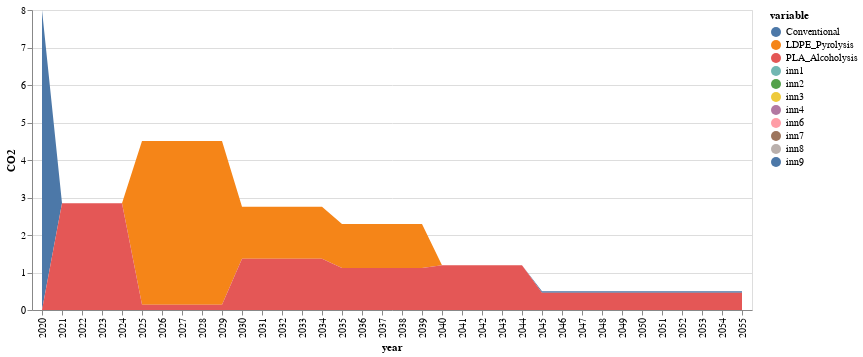

The notebook cell this image was saved under:
### Code cell
function conventional(t)
    return initial[1,3]*(1-sum(JuMP.values.(xk)[k,t] for k in 1:nrow(compromise)))
end

function innovation(i,t)
    if i==1
        return sum(JuMP.values.(xk)[k,t]*(co2fac[k,t]) for k=1:mapki[i,2])
    else
        return sum(JuMP.values.(xk)[k,t]*(co2fac[k,t]) for k=mapki[i-1,2]:mapki[i,2])
    end
end

conv=zeros(51)

conv[1]=initial[1,3]
inn_co2=zeros(nrow(innovations),51)

for inn in 1:nrow(innovations)
    inn_co2[inn,1]=0
end
j=0
for i in 2:51
    if 0 ≤ i ≤ 5
        j=1
    elseif 6 ≤ i ≤ 10
        j=2
    elseif 6 ≤ i ≤ 10
        j=3
    elseif 11 ≤ i ≤ 15
        j=4
    elseif 16 ≤ i ≤ 20
        j=5
    elseif 21 ≤ i ≤ 25
        j=6
    else
        j=7
    end
        
    conv[i]=conventional(j)
    for inn in 1:nrow(innovations)
        inn_co2[inn,i]=innovation(inn,j)
    end
end


sNames = ["conv","inn1","inn2","inn3","inn4","inn5","inn6","inn7","inn8","inn9","inn10"]
xLabels = []
for i in 2020:2070
    push!(xLabels,string(i))
end

df = DataFrame(year=xLabels, conv=conv, inn1=inn_co2[1,:],inn2=inn_co2[2,:],inn3=inn_co2[3,:],inn4=inn_co2[4,:],
        inn5=inn_co2[5,:],inn6=inn_co2[6,:],inn7=inn_co2[7,:],inn8=inn_co2[8,:],inn9=inn_co2[9,:],inn10=inn_co2[10,:])
df=df[1:36,:]

rename!(df,[:conv,:inn5,:inn10] .=> [:Conventional,:LDPE_Pyrolysis,:PLA_Alcoholysis])

co2_inn=df |> stack |> @vlplot(:area, x=:year, y={:value, stack=:zero, title="CO2"}, color="variable:n",legend=:sNames) 

save("./result-case-roadmap/co2-roadmap.svg", co2_inn)
co2_inn

### Figure 1 — Vega-Lite specification as saved in the notebook (floating-point values rounded to 4 significant figures; data arrays with more than 128 entries replaced by an {"elided": "..."} marker saying what was removed)
{"data": {"values": {"elided": "396 records"}}, "encoding": {"color": {"field": "variable", "type": "nominal"}, "x": {"field": "year"}, "y": {"field": "value", "stack": "zero", "title": "CO2", "type": "quantitative"}}, "legend": "sNames", "mark": "area"}
